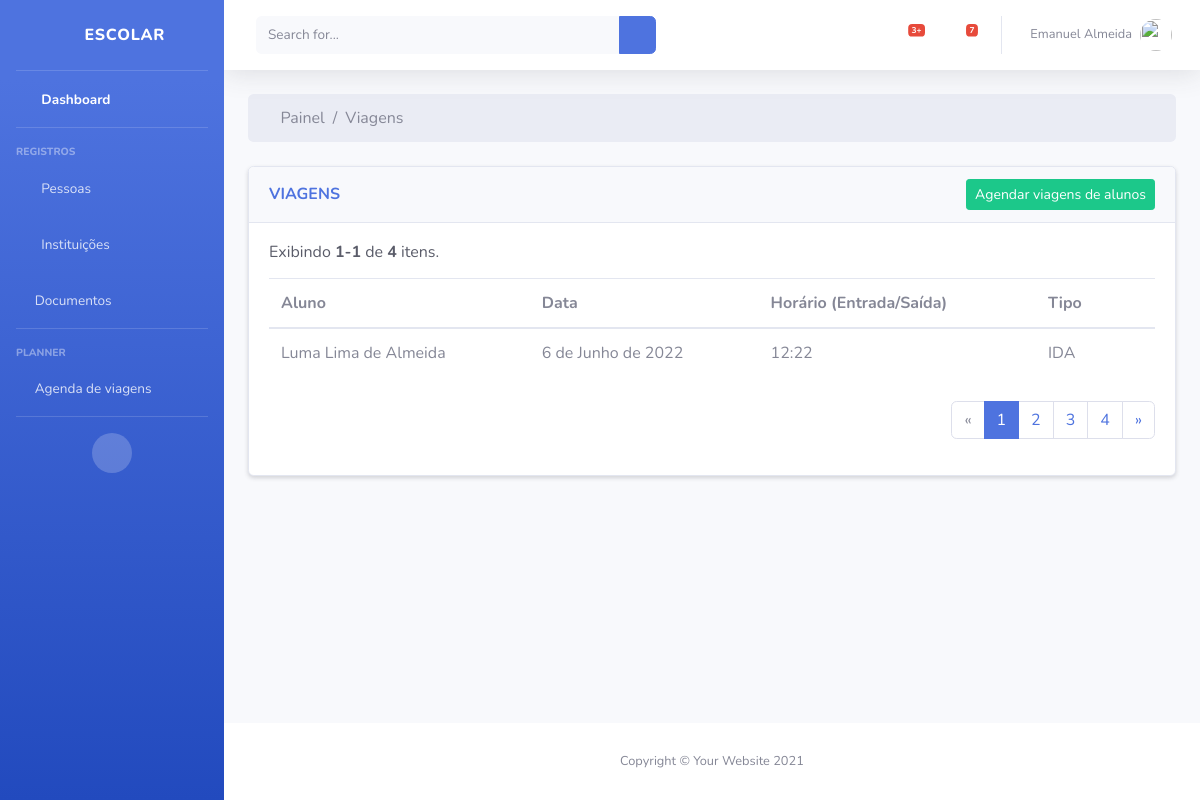
The page /viagens/ on the database its author committed.
### viagens/models.py (models this page shows, shortened)
class AgendaViagem(models.Model):
    TYPE_CHOICES = [
        ('I','IDA'),
        ('V','VOLTA'),
        ('T','TRANSLADO ALTERNATIVO'),
    ]
    aluno = models.ForeignKey('alunos.Aluno', on_delete=models.CASCADE)
    datetime = models.DateTimeField('Data e Hora', auto_now=False, auto_now_add=False)
    tipo = models.CharField('Tipo', choices=TYPE_CHOICES, max_length=2)
    class Meta:
        verbose_name_plural = "Agenda de viagens"

### alunos/models.py (models this page shows, shortened)
class Aluno(models.Model):
    STATUS_TYPE = [
        ('AT','ATIVO'),
        ('AR','AGUARDANDO ROTA OFICIAL'),
        ('AR','AGUARDANDO ROTA TESTE'),
        ('IN','INATIVO'),
    ]
    nome = models.CharField('Nome do aluno', max_length=50)
    address = models.ForeignKey('endereco.Endereco', on_delete=models.SET_NULL, null=True, blank=True)
    responsavel = models.ForeignKey('responsavel.Responsavel', on_delete=models.CASCADE)
    horario_entrada = models.TimeField('Horário de entrada', auto_now=False, auto_now_add=False, null=True, blank=True)
    horario_saida = models.TimeField('Horário de entrada', auto_now=False, auto_now_add=False, null=True, blank=True)
    escola = models.ForeignKey('escola.Escola', on_delete=models.SET_NULL, null=True, blank=True, default=None)
    status = models.CharField('Status', max_length=50, choices=STATUS_TYPE, default="IN")

### viagens/views.py (the view)
# urls.py: path('viagens/', include('viagens.urls', namespace="viagens")),
def viagens(request):
    viagens = AgendaViagem.objects.all().order_by('datetime')
    paginator = Paginator(viagens, 1)
    page_number = request.GET.get('page')
    page_obj = paginator.get_page(page_number)
    context = {
        'alunos': Aluno.objects.all(),
        'count': AgendaViagem.objects.all().count(),
        'page_obj': page_obj,
        'paginator': paginator
    }
    template_name = 'viagens.html'
    return render(request, template_name, context)

### dashboards/templatetags/pagination.py (called while the page is built, shortened)
@register.simple_tag
def get_pagination_links(paginator, page_obj, on_each_side=1, on_ends=1):
    page_num = page_obj.number - 1
    if paginator.num_pages <= (on_each_side + on_ends) * 2:
        page_range = range(paginator.num_pages)
    return map(lambda x: PageNumber(x, page_num), page_range)

    def is_current(self):
        return self.number == self.current

### viagens/templates/viagens.html (shortened to what this page needs)
{% extends "generics/list.html" %}
{% load static %}
{% block breadcrumb_extend %}
<li class="breadcrumb-item active">Viagens</li>
{% endblock breadcrumb_extend %}
{% block card_header %}
<h6 class="font-weight-bold text-uppercase text-primary my-auto">Viagens</h6>
<div>
    <a type="button" class="btn btn-sm btn-success my-auto" data-toggle="modal" data-target="#exampleModal">
        Agendar viagens de alunos
    </a>
</div>
{% endblock card_header %}
{% block table %}
<table class="table" cellspacing="0">
    <thead>
        <tr>
            <th>Aluno</th>
            <th>Data</th>
            <th>Horário (Entrada/Saída)</th>
            <th>Tipo</th>
            <th>&nbsp;</th>
        </tr>
    </thead>
    {% if page_obj %}
    <tbody>
        {% for viagem in page_obj %}
        <tr>
            <td class="">{{ viagem.aluno.nome }}</td>
            <td class="">{{ viagem.datetime|date }}</td>
            <td class="">{{ viagem.datetime|time }}</td>
            <td class="">{{ viagem.get_tipo_display }}</td>
        </tr>
        {% endfor %}
    </tbody>
    {% endif %}
</table>
{% endblock table %}
{% block extra_css %}
    <link href="https://cdn.jsdelivr.net/npm/select2@4.1.0-rc.0/dist/css/select2.min.css" rel="stylesheet" />
{% endblock extra_css %}

### rows shown on the page
AgendaViagem: aluno.nome "Luma Lima de Almeida", datetime "6 de Junho de 2022", datetime "12:22", tipo "IDA"

### other values the page prints
{{ page_obj.start_index }} "1"
{{ page_obj.end_index }} "1"
{{ count }} "4"
{{ page_num.number }} "1"
{{ page_num.number }} "2" "3" "4"
